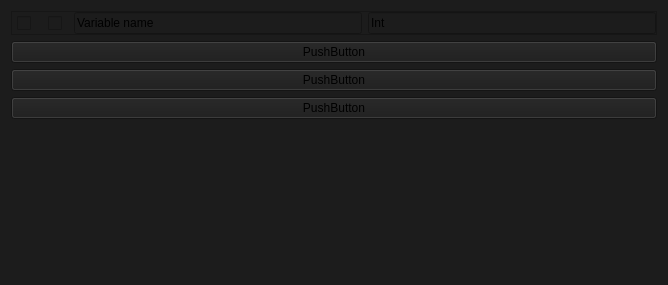
<?xml version="1.0" encoding="UTF-8"?>
<ui version="4.0">
 <class>Form</class>
 <widget class="QWidget" name="Form">
  <property name="geometry">
   <rect>
    <x>0</x>
    <y>0</y>
    <width>668</width>
    <height>285</height>
   </rect>
  </property>
  <property name="windowTitle">
   <string>Form</string>
  </property>
  <property name="styleSheet">
   <string notr="true">background-color: #1C1C1C;</string>
  </property>
  <layout class="QVBoxLayout" name="verticalLayout">
   <item>
    <widget class="QFrame" name="frame">
     <property name="maximumSize">
      <size>
       <width>16777215</width>
       <height>24</height>
      </size>
     </property>
     <property name="frameShape">
      <enum>QFrame::StyledPanel</enum>
     </property>
     <property name="frameShadow">
      <enum>QFrame::Raised</enum>
     </property>
     <layout class="QHBoxLayout" name="horizontalLayout">
      <property name="leftMargin">
       <number>0</number>
      </property>
      <property name="topMargin">
       <number>0</number>
      </property>
      <property name="rightMargin">
       <number>0</number>
      </property>
      <property name="bottomMargin">
       <number>0</number>
      </property>
      <item>
       <widget class="QCheckBox" name="checkBox_2">
        <property name="styleSheet">
         <string notr="true">QCheckBox::indicator:checked {
    
image: url(://icons/arrow_drop_down.png);
	height:16px;
	width:16px;
}

QCheckBox::indicator:unchecked {
    image: url(://icons/arrow_drop_right.png);
	height:16px;
	width:16px;
}
QCheckBox{
	padding-left:5px;
}</string>
        </property>
        <property name="text">
         <string/>
        </property>
        <property name="checked">
         <bool>false</bool>
        </property>
        <property name="tristate">
         <bool>false</bool>
        </property>
       </widget>
      </item>
      <item>
       <widget class="QCheckBox" name="checkBox_3">
        <property name="styleSheet">
         <string notr="true">QCheckBox::indicator:checked {
    image: url(://icons/visibility_24dp_9D9D9D_FILL0_wght400_GRAD0_opsz24.png);
	height:16px;
	width:16px;
}

QCheckBox::indicator:unchecked {
    image: url(://icons/visibility_off_24dp_9D9D9D_FILL0_wght400_GRAD0_opsz24.png); 
	height:16px;
	width:16px;
}
QCheckBox{
	padding-left:5px;
}</string>
        </property>
        <property name="text">
         <string/>
        </property>
        <property name="checked">
         <bool>false</bool>
        </property>
        <property name="autoRepeat">
         <bool>false</bool>
        </property>
        <property name="autoExclusive">
         <bool>false</bool>
        </property>
        <property name="tristate">
         <bool>false</bool>
        </property>
       </widget>
      </item>
      <item>
       <widget class="QLineEdit" name="lineEdit_2">
        <property name="text">
         <string>Variable name</string>
        </property>
        <property name="readOnly">
         <bool>false</bool>
        </property>
       </widget>
      </item>
      <item>
       <widget class="QLineEdit" name="lineEdit_3">
        <property name="text">
         <string>Int</string>
        </property>
        <property name="readOnly">
         <bool>true</bool>
        </property>
       </widget>
      </item>
     </layout>
    </widget>
   </item>
   <item>
    <layout class="QVBoxLayout" name="verticalLayout_2">
     <item>
      <widget class="QPushButton" name="pushButton_2">
       <property name="text">
        <string>PushButton</string>
       </property>
      </widget>
     </item>
     <item>
      <widget class="QPushButton" name="pushButton_3">
       <property name="text">
        <string>PushButton</string>
       </property>
      </widget>
     </item>
     <item>
      <widget class="QPushButton" name="pushButton_4">
       <property name="text">
        <string>PushButton</string>
       </property>
      </widget>
     </item>
     <item>
      <spacer name="verticalSpacer">
       <property name="orientation">
        <enum>Qt::Vertical</enum>
       </property>
       <property name="sizeHint" stdset="0">
        <size>
         <width>20</width>
         <height>40</height>
        </size>
       </property>
      </spacer>
     </item>
    </layout>
   </item>
  </layout>
 </widget>
 <resources/>
 <connections/>
</ui>
